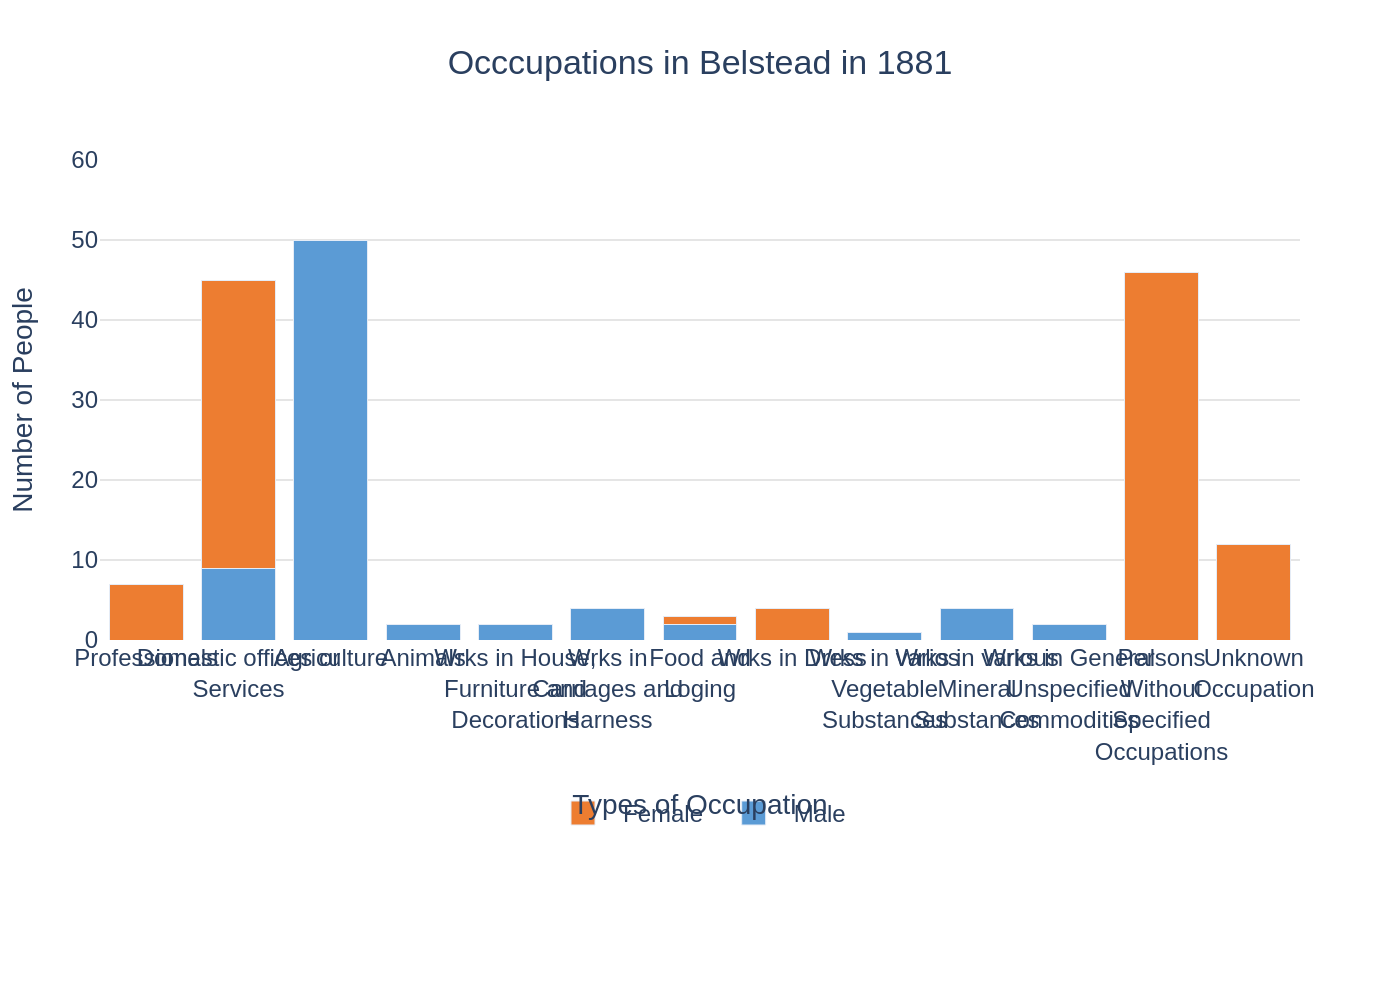

This figure's Python source:
import sys
import json
import os
import plotly.graph_objects as go

# Check if the JSON file path is provided as a command-line argument
if len(sys.argv) != 2:
    print("Usage: python <script_name>.py <path_to_json_file>")
    sys.exit(1)

json_file_path = sys.argv[1]

# Read data from the specified JSON file
try:
    with open(json_file_path, 'r', encoding='utf-8') as f:
        chart_info = json.load(f)
except FileNotFoundError:
    print(f"Error: JSON file not found at {json_file_path}")
    sys.exit(1)
except json.JSONDecodeError:
    print(f"Error: Could not decode JSON from {json_file_path}")
    sys.exit(1)

# Extract data, texts, and colors from the JSON structure
chart_data = chart_info.get('chart_data', {})
texts = chart_info.get('texts', {})
colors = chart_info.get('colors', [])
series_data = chart_data.get('series', [])
x_axis_labels = texts.get('x_axis_labels', chart_data.get('categories', []))

# Create the figure object
fig = go.Figure()

# Add a bar trace for each series in the data, in order
for i, series in enumerate(series_data):
    fig.add_trace(go.Bar(
        name=series.get('name'),
        x=x_axis_labels,
        y=series.get('values'),
        marker_color=colors[i % len(colors)] if colors else None
    ))

# Update the layout of the chart
fig.update_layout(
    barmode='stack',
    title={
        'text': texts.get('title'),
        'y': 0.95,
        'x': 0.5,
        'xanchor': 'center',
        'yanchor': 'top'
    },
    xaxis={
        'title': texts.get('x_axis_title'),
        'tickangle': 0,
        'automargin': True
    },
    yaxis={
        'title': texts.get('y_axis_title'),
        'range': [0, 60],
        'gridcolor': '#E5E5E5'
    },
    legend={
        'orientation': 'h',
        'yanchor': 'top',
        'y': -0.3, # Adjust to position below x-axis labels
        'xanchor': 'center',
        'x': 0.5
    },
    font={
        'family': "Arial",
        'size': 12
    },
    plot_bgcolor='white',
    paper_bgcolor='white',
    margin=dict(l=50, r=50, t=80, b=180) # Increased bottom margin for labels/legend
)

# Determine the output filename from the input JSON filename
base_filename = os.path.splitext(os.path.basename(json_file_path))[0]
output_filename = f"{base_filename}.png"

# Save the figure as a PNG image
fig.write_image(output_filename, scale=2)

print(f"Chart saved as {output_filename}")
